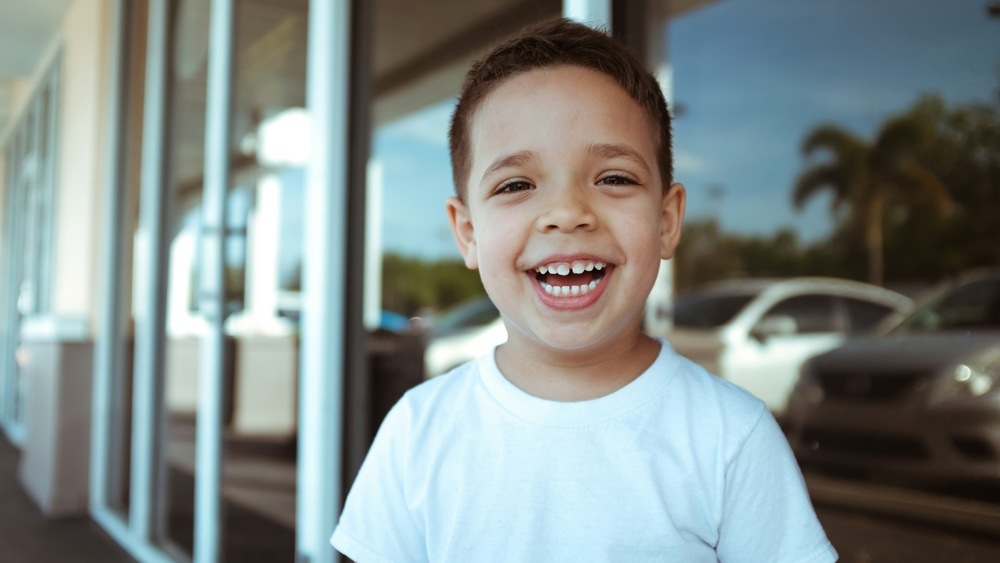
#> input picture example.jpg, 1000 x 563 px, shrunk from 6000 x 3376 before the run, given in place of the camera
$ python motionsensor.py
#> lines starting #> are read from the running program, lines starting #| are printed output that depends on the picture; after the words box and inside, x2 and y2 are one past the last pixel; in counts of white or black regions, pixels touching at a corner belong together
import cv2
import numpy as np

cap = cv2.VideoCapture(0)

if not cap.isOpened():
    print("Error: Could not open webcam")
while True:
    ret, frame =  cap.read()
#> frame is the input picture: shape (563, 1000, 3); mean B, G, R 137, 139.2, 129.6

    if not ret:
        print("Error; Failed to capture image")
        break

    hsv = cv2.cvtColor(frame, cv2.COLOR_BGR2HSV)
#> hsv: shape (563, 1000, 3); mean H, S, V 56, 62.9, 149.1

    lower_skin = np.array([0, 20, 70])
    upper_skin = np.array([20, 255, 255])

    mask = cv2.inRange(hsv, lower_skin, upper_skin)
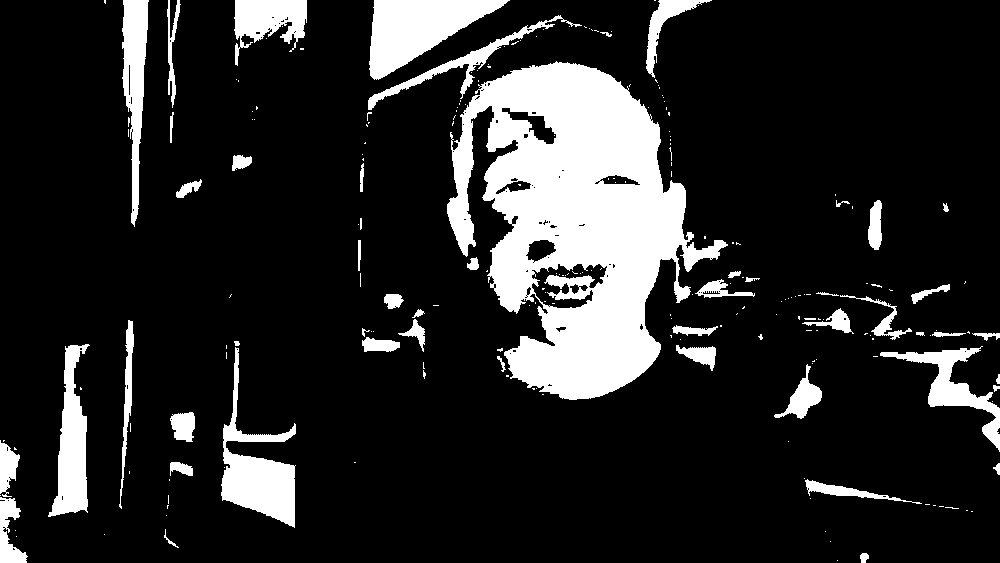
#> mask: shape (563, 1000); 15.7% white; 223 white regions (170 under 20 px)

    result = cv2.bitwise_and(frame, frame, mask = mask)
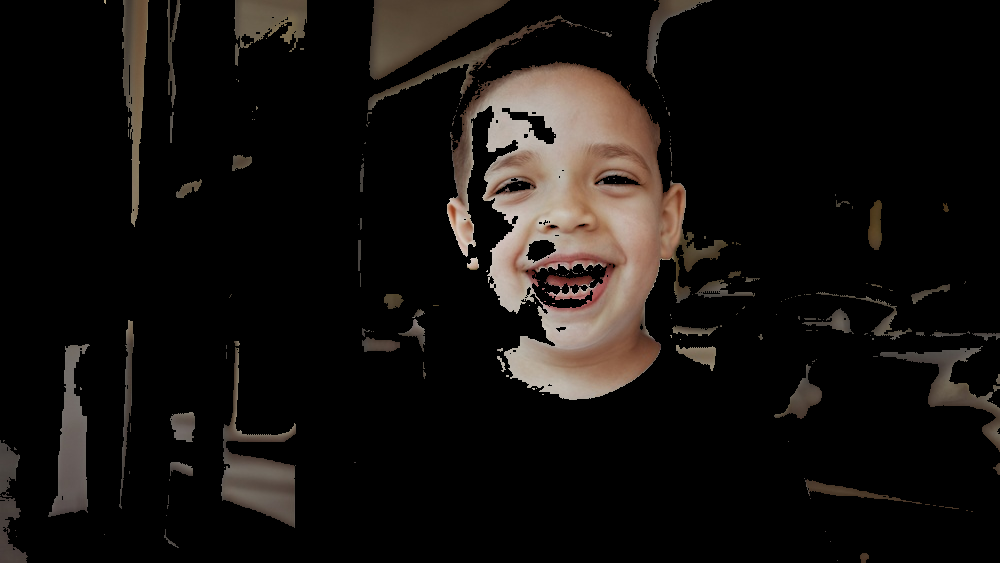
#> result: shape (563, 1000, 3); mean B, G, R 14.9, 17.2, 20.5

    contours, _ = cv2.findContours(mask, cv2.RETR_EXTERNAL,cv2.CHAIN_APPROX_SIMPLE)
#> contours = 203 contours, 159 with area under 20; largest, box (x1, y1, x2, y2) and area: (447, 61, 728, 400) 52711, (369, 0, 510, 80) 5691, (221, 347, 296, 528) 4680, (48, 344, 90, 517) 3536, (122, 0, 149, 227) 3048

    if contours:
        max_contour = max(contours, key=cv2.contourArea)
#> max_contour = contour of 1072 points, box (x1, y1, x2, y2) (447, 61, 728, 400), area 52711
        if cv2.contourArea(max_contour) > 500:
            x, y, w, h = cv2.boundingRect(max_contour)
#> x = 447; y = 61; w = 281; h = 339
            cv2.rectangle(frame, (x, y), (x + w, y + h), (0, 255, 0), 2)
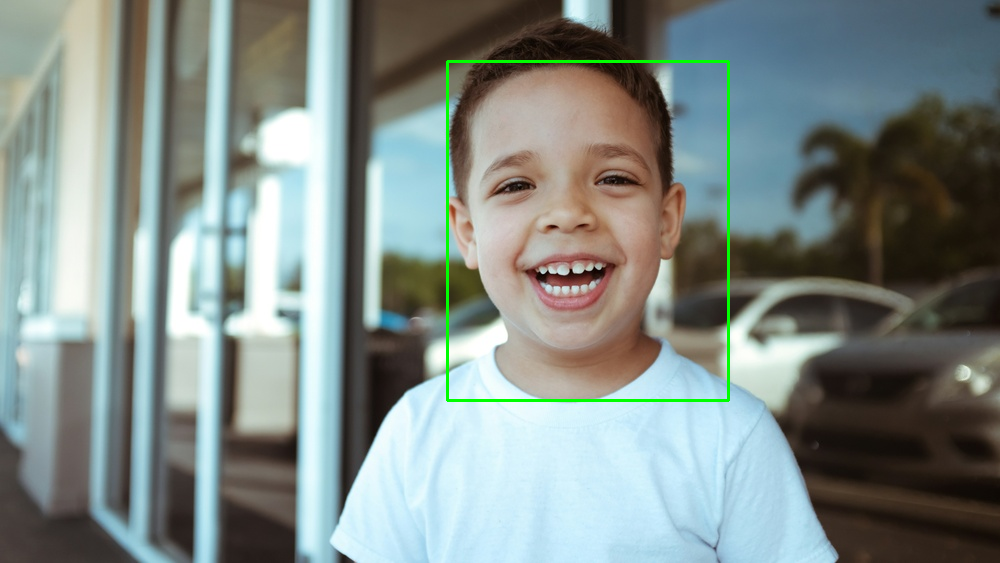
#> frame: shape (563, 1000, 3); 0.66% of pixels changed, all inside (x1, y1, x2, y2) = (446, 60, 730, 402)

            center_x = int(x + w / 2)
#> center_x = 587
            center_y = int(x + h / 2)
#> center_y = 616
            cv2.circle(frame, (center_x, center_y), 5, (0, 0, 255),-1)

        cv2.imshow('Original Frame', frame)
        cv2.imshow('Filtered Frame', result)

        if cv2.waitKey(1) & 0xFF == ord('q'):
#> (key q is pressed here)
            break

cap.release()
cv2.destroyAllWindows()
